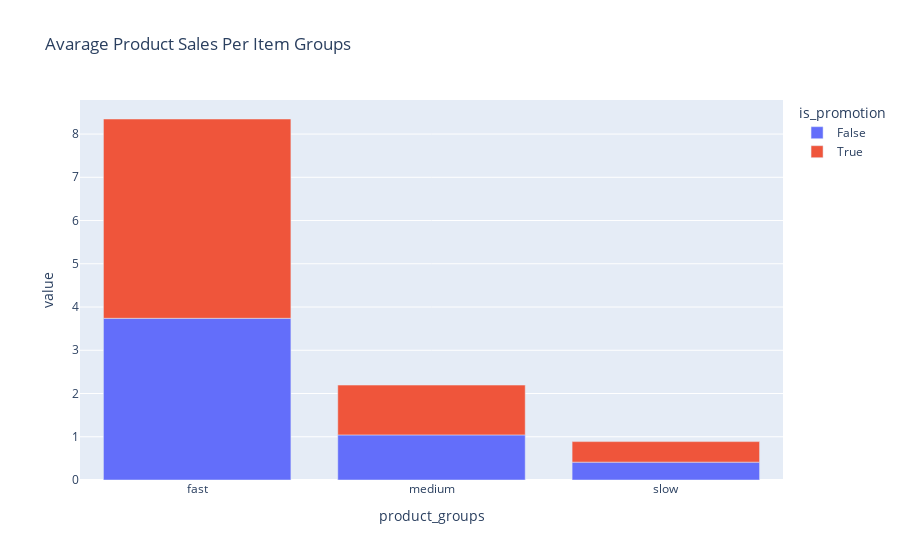

Notebook source saved alongside this figure:
### Code cell
fig = px.bar(table, x=table.index, y=table.columns, title="Avarage Product Sales Per Item Groups")
fig.show()

### Figure 1 — Plotly figure (JSON) as saved in the notebook; plotly's stock layout.template omitted (floating-point values rounded to 4 significant figures)
{"data": [{"alignmentgroup": "True", "hovertemplate": "is_promotion=False<br>product_groups=%{x}<br>value=%{y}<extra></extra>", "legendgroup": "False", "marker": {"color": "#636efa"}, "name": "False", "offsetgroup": "False", "orientation": "v", "showlegend": true, "textposition": "auto", "type": "bar", "x": ["fast", "medium", "slow"], "xaxis": "x", "y": [3.739, 1.043, 0.413], "yaxis": "y"}, {"alignmentgroup": "True", "hovertemplate": "is_promotion=True<br>product_groups=%{x}<br>value=%{y}<extra></extra>", "legendgroup": "True", "marker": {"color": "#EF553B"}, "name": "True", "offsetgroup": "True", "orientation": "v", "showlegend": true, "textposition": "auto", "type": "bar", "x": ["fast", "medium", "slow"], "xaxis": "x", "y": [4.609, 1.152, 0.4745], "yaxis": "y"}], "layout": {"barmode": "relative", "legend": {"title": {"text": "is_promotion"}, "tracegroupgap": 0}, "title": {"text": "Avarage Product Sales Per Item Groups"}, "xaxis": {"anchor": "y", "domain": [0, 1], "title": {"text": "product_groups"}}, "yaxis": {"anchor": "x", "domain": [0, 1], "title": {"text": "value"}}}}
